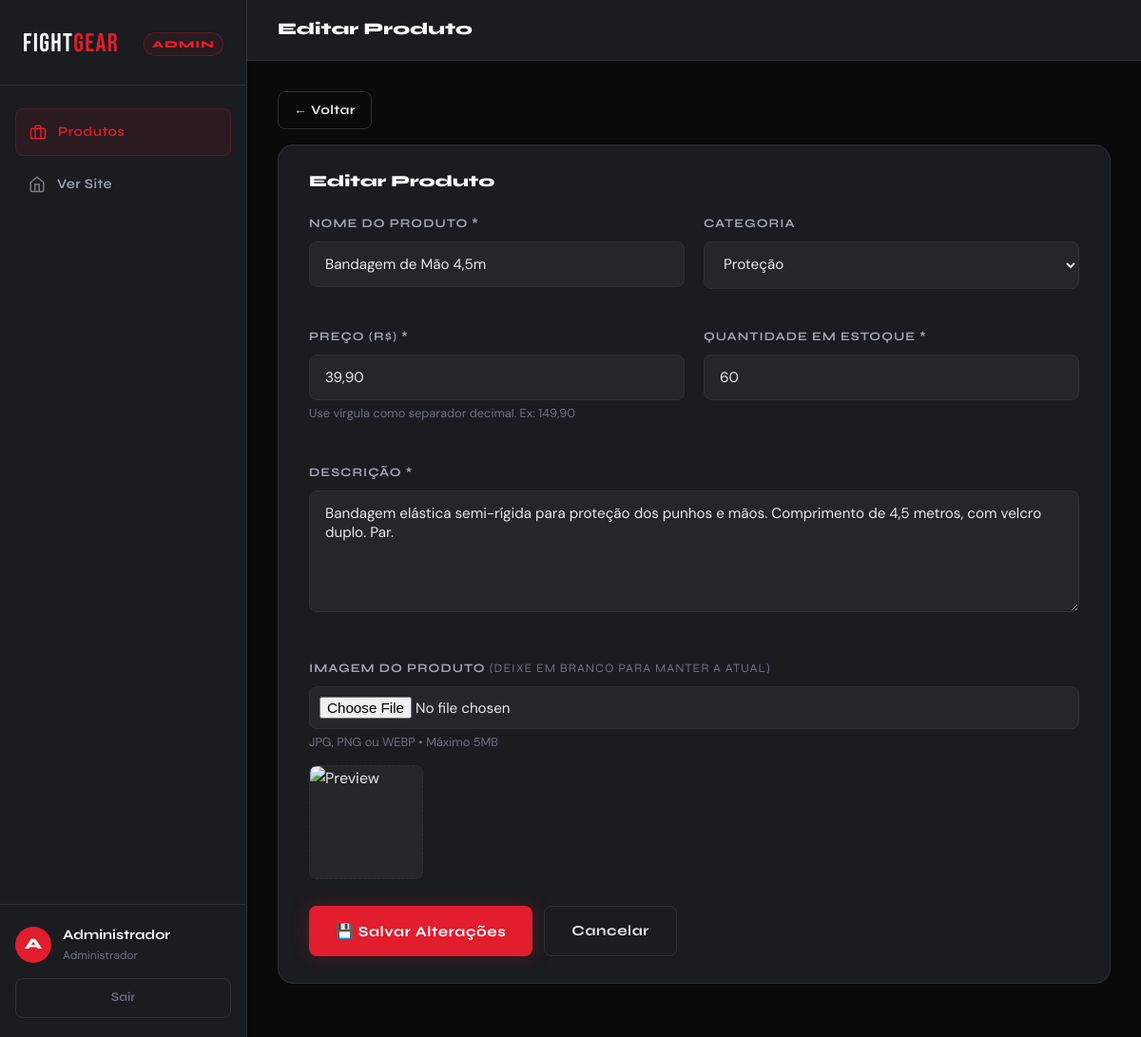
The page /admin/produtos.php?action=edit&id=3 (signed in) on the database its author committed.
### tables this page shows
CREATE TABLE IF NOT EXISTS `produtos` (
  `id`          INT UNSIGNED    NOT NULL AUTO_INCREMENT,
  `nome`        VARCHAR(200)    NOT NULL,
  `descricao`   TEXT            NOT NULL,
  `preco`       DECIMAL(10,2)   NOT NULL,
  `estoque`     INT UNSIGNED    NOT NULL DEFAULT 0,
  `imagem`      VARCHAR(255)             DEFAULT NULL,
  `categoria`   VARCHAR(80)              DEFAULT NULL,
  `criado_em`   DATETIME        NOT NULL DEFAULT CURRENT_TIMESTAMP,
  `atualizado_em` DATETIME      NOT NULL DEFAULT CURRENT_TIMESTAMP ON UPDATE CURRENT_TIMESTAMP,
  PRIMARY KEY (`id`)
);

### controllers/ProdutoController.php (called while the page is built, shortened)
<?php
require_once __DIR__ . '/../config/app.php';
require_once __DIR__ . '/../models/Produto.php';
$action = $_GET['action'] ?? 'list';
if ($action === 'edit' && $_SERVER['REQUEST_METHOD'] === 'GET') {
    $id = (int)($_GET['id'] ?? 0);
    $produto = Produto::findById($id);
}

### models/Produto.php (called while the page is built, shortened)
<?php
require_once __DIR__ . '/../config/app.php';
class Produto {
    public static function findById(int $id): ?array {
        $db = getDB();
        $stmt = $db->prepare("SELECT * FROM produtos WHERE id = ? LIMIT 1");
        $stmt->execute([$id]);
        $produto = $stmt->fetch();
        return $produto ?: null;
    }
    public static function imagemUrl(?string $imagem): string {
        return DEFAULT_IMG;
    }
}

### config/app.php (called while the page is built, shortened)
<?php
function e(string $str): string {
    return htmlspecialchars($str, ENT_QUOTES, 'UTF-8');
}

### admin/produtos.php (the view, shortened to what this page needs)
<?php
require_once __DIR__ . '/../config/app.php';
require_once __DIR__ . '/../models/Produto.php';
require_once __DIR__ . '/../controllers/ProdutoController.php';
require_once __DIR__ . '/../views/partials/admin_header.php';
?>
<?php if ($action === 'create' || $action === 'edit'): ?>
<?php
$isEdit    = $action === 'edit' && $produto;
$formAction = BASE_URL . '/admin/produtos.php?action=' . $action;
$categoriasOpcoes = ['Luvas', 'Kimonos', 'Proteção', 'Equipamentos', 'Acessórios', 'Roupas', 'Calçados', 'Outros'];
?>
<div style="margin-bottom:16px;">
    <a href="<?= BASE_URL ?>/admin/produtos.php" class="btn btn-outline btn-sm">← Voltar</a>
</div>
<div class="admin-card">
    <div class="admin-card-header">
        <h2 class="admin-card-title"><?= $isEdit ? 'Editar Produto' : 'Novo Produto' ?></h2>
    </div>
    <form method="POST" action="<?= $formAction ?>" enctype="multipart/form-data" novalidate>
        <div class="form-grid">
            <div class="form-group">
                <label class="form-label" for="nome">Nome do Produto *</label>
                <input
                    type="text"
                    id="nome"
                    name="nome"
                    class="form-control"
                    placeholder="Ex: Luva de Boxe Pro 14oz"
                    value="<?= e($produto['nome'] ?? $_POST['nome'] ?? '') ?>"
                    required
                    maxlength="200"
                >
            </div>
            <div class="form-group">
                <label class="form-label" for="categoria">Categoria</label>
                <select id="categoria" name="categoria" class="form-control">
                    <?php
                    $catAtual = $produto['categoria'] ?? $_POST['categoria'] ?? '';
                    foreach ($categoriasOpcoes as $cat):
                    ?>
                    <option value="<?= e($cat) ?>" <?= $catAtual === $cat ? 'selected' : '' ?>>
                        <?= e($cat) ?>
                    </option>
                    <?php endforeach; ?>
                </select>
            </div>
            <div class="form-group">
                <label class="form-label" for="preco">Preço (R$) *</label>
                <input
                    type="text"
                    id="preco"
                    name="preco"
                    class="form-control"
                    placeholder="0,00"
                    value="<?= e(isset($produto['preco']) ? number_format((float)$produto['preco'], 2, ',', '.') : ($_POST['preco'] ?? '')) ?>"
                    required
                >
                <span class="form-hint">Use vírgula como separador decimal. Ex: 149,90</span>
            </div>
            <div class="form-group">
                <label class="form-label" for="estoque">Quantidade em Estoque *</label>
                <input
                    type="number"
                    id="estoque"
                    name="estoque"
                    class="form-control"
                    placeholder="0"
                    value="<?= e($produto['estoque'] ?? $_POST['estoque'] ?? '0') ?>"
                    min="0"
                    required
                >
            </div>
            <div class="form-group form-group-full">
                <label class="form-label" for="descricao">Descrição *</label>
                <textarea
                    id="descricao"
                    name="descricao"
                    class="form-control"
                    placeholder="Descreva o produto: material, características, tamanho disponível..."
                    required
                    rows="5"
                ><?= e($produto['descricao'] ?? $_POST['descricao'] ?? '') ?></textarea>
            </div>
            <div class="form-group form-group-full">
                <label class="form-label" for="imagem">
                    Imagem do Produto
                    <?= $isEdit ? '<span style="color:var(--muted);font-weight:300;">(deixe em branco para manter a atual)</span>' : '' ?>
                </label>
                <input
                    type="file"
                    id="imagem"
                    name="imagem"
                    class="form-control"
                    accept="image/jpeg,image/png,image/webp,image/gif"
                    data-preview="imgPreview"
                    style="padding:10px;"
                >
                <span class="form-hint">JPG, PNG ou WEBP • Máximo 5MB</span>
                <div class="image-preview-wrap" style="<?= $isEdit ? '' : 'display:none;' ?>" id="imgPreviewWrap">
                    <img
                        id="imgPreview"
                        src="<?= $isEdit ? e(Produto::imagemUrl($produto['imagem'])) : '' ?>"
                        alt="Preview"
                        style="<?= $isEdit ? '' : 'display:none;' ?>"
                    >
                </div>
            </div>
        </div>
        <div style="display:flex;gap:12px;margin-top:8px;">
            <button type="submit" class="btn btn-primary">
                <?= $isEdit ? '💾 Salvar Alterações' : '+ Adicionar Produto' ?>
            </button>
            <a href="<?= BASE_URL ?>/admin/produtos.php" class="btn btn-outline">Cancelar</a>
        </div>
    </form>
</div>
<?php endif;  ?>
<?php require_once __DIR__ . '/../views/partials/admin_footer.php'; ?>

### public/css/style.css (style rules this page uses)
*, *::before, *::after { box-sizing: border-box; margin: 0; padding: 0; }
:root { --black: #0a0a0a; --dark: #111214; --dark2: #1a1c20; --dark3: #242629; --border: #2e3035; --muted: #6b7280; --text: #e8e9eb; --text-dim: #9ca3af; --white: #ffffff; --red: #e11d2e; --red-dark: #b91c1c; --red-glow: rgba(225, 29, 46, 0.25); --red-faint:rgba(225, 29, 46, 0.08); --gold: #f59e0b; --font-display: 'Bebas Neue', sans-serif; --font-heading: 'Syne', sans-serif; --font-body: 'DM Sans', sans-serif; --radius: 8px; --radius-lg:16px; --shadow: 0 4px 24px rgba(0,0,0,0.4); --shadow-lg:0 8px 48px rgba(0,0,0,0.6); --transition: 0.22s cubic-bezier(0.4, 0, 0.2, 1); }
html { scroll-behavior: smooth; }
body { background: var(--black); color: var(--text); font-family: var(--font-body); font-size: 16px; line-height: 1.65; -webkit-font-smoothing: antialiased; overflow-x: hidden; }
img { max-width: 100%; display: block; }
a { color: inherit; text-decoration: none; }
h1, h2, h3, h4 { font-family: var(--font-heading); font-weight: 800; line-height: 1.15; }
.btn { display: inline-flex; align-items: center; justify-content: center; gap: 8px; padding: 13px 28px; border-radius: var(--radius); font-family: var(--font-heading); font-weight: 700; font-size: 0.95rem; letter-spacing: 0.04em; cursor: pointer; border: none; transition: var(--transition); white-space: nowrap; }
.btn-primary { background: var(--red); color: var(--white); box-shadow: 0 0 20px var(--red-glow); }
.btn-outline { background: transparent; color: var(--text); border: 1.5px solid var(--border); }
.btn-sm { padding: 8px 16px; font-size: 0.85rem; }
.form-group { margin-bottom: 20px; }
.form-label { display: block; font-family: var(--font-heading); font-size: 0.8rem; font-weight: 700; letter-spacing: 0.08em; text-transform: uppercase; color: var(--text-dim); margin-bottom: 8px; }
.form-control { width: 100%; background: var(--dark3); border: 1.5px solid var(--border); color: var(--text); padding: 13px 16px; border-radius: var(--radius); font-family: var(--font-body); font-size: 0.95rem; transition: var(--transition); }
.form-control::placeholder { color: var(--muted); }
textarea.form-control { resize: vertical; min-height: 110px; }

### public/css/admin.css (style rules this page uses)
.admin-body { background: var(--black); overflow-x: hidden; }
.admin-card { background: var(--dark2); border: 1px solid var(--border); border-radius: var(--radius-lg); padding: 28px 32px; margin-bottom: 24px; }
.admin-card-header { display: flex; align-items: center; justify-content: space-between; margin-bottom: 24px; gap: 16px; flex-wrap: wrap; }
.admin-card-title { font-family: var(--font-heading); font-size: 1.05rem; font-weight: 800; color: var(--white); }
.form-grid { display: grid; grid-template-columns: 1fr 1fr; gap: 20px; }
.form-group-full { grid-column: 1 / -1; }
.form-hint { font-size: 0.8rem; color: var(--muted); margin-top: 6px; }
.image-preview-wrap { margin-top: 12px; width: 120px; height: 120px; border-radius: var(--radius); border: 1.5px dashed var(--border); overflow: hidden; display: flex; align-items: center; justify-content: center; background: var(--dark3); }
.image-preview-wrap img { width: 100%; height: 100%; object-fit: cover; }

### rows shown on the page
produtos: nome "Bandagem de Mão 4,5m", preco "39,90", estoque "60", descricao "Bandagem elástica semi-rígida para proteção dos punhos e mãos. Comprimento de 4,5 metros, com velcro duplo. Par."

### other values the page prints
substr($_SESSION['user_nome'] ?? 'A', 0, 1) "A"
$_SESSION['user_nome'] "Administrador"
$pageTitle "Editar Produto"
form field categoria "Proteção"
